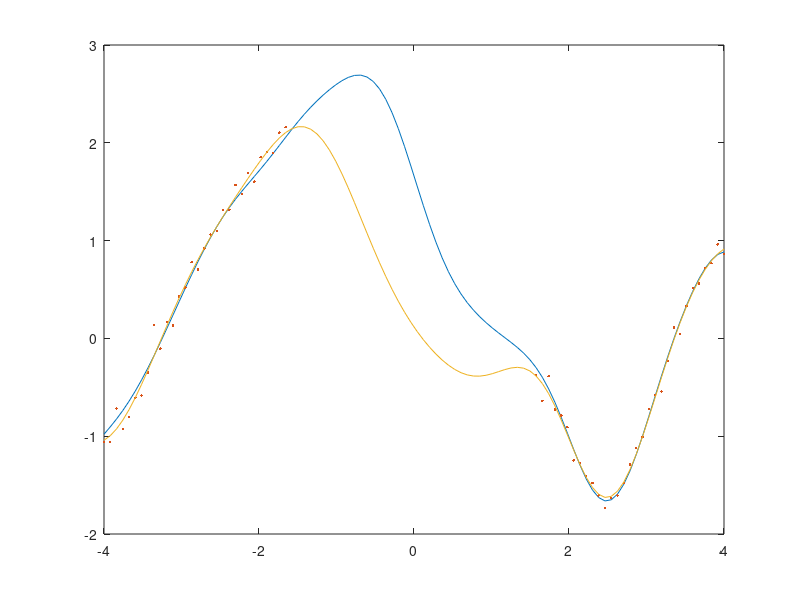

MATLAB code for this plot:
NUM_OBS=100
x = linspace(-4, 4, NUM_OBS);

k = @(a,b) exp(-(a-b).^2);
X = meshgrid(x);
Sigma_smooth = k(X, X');
NUM_SAMPLES=100

mu = mvnrnd(zeros(NUM_OBS, 1), Sigma_smooth);
plot(x, mu);
fprintf('Mean curve.  Press enter to sample\n')
pause

Sigma_noise = eye(NUM_OBS) * 0.1^2;

y = mu + mvnrnd(zeros(NUM_OBS, 1), Sigma_noise);

missing_data=true;

if missing_data
    K_y = Sigma_smooth + Sigma_noise;
    I = [1:30 70:100];
    K_y = K_y(I,I);
    y = y(I);
    mu_hat = Sigma_smooth(:, I) * inv(K_y) * y';
    plot(x, mu, x(I), y, '.', x, mu_hat);
else
    mu_hat = Sigma_smooth * inv(Sigma_smooth + Sigma_noise) * y';
    plot(x, mu, x, y, '.', x, mu_hat);
end
